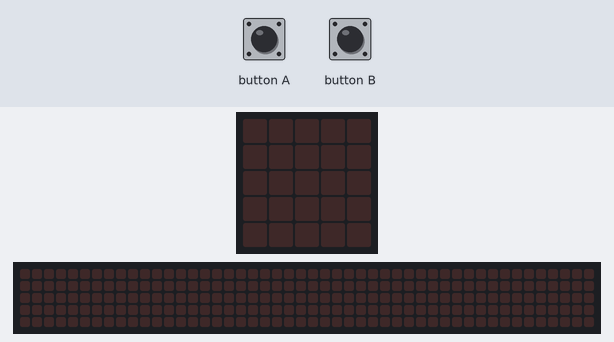
A program run on a simulated BBC micro:bit (MakeCode). Shown: the board's 5×5 LED display, a strip that is not on the board, showing the scrolling text unrolled. The test bench sets the inputs (shaded band). The 48×5 strip is a reading aid, not a part: it shows the text the display is scrolling, unrolled, one strip-width of it at a time.

Above: at 1.2 s.
1.3 s: button A pressed for 0.15 s
At 5.72 s:
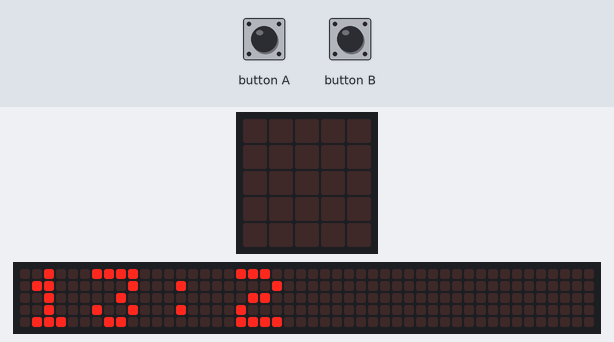
7.3 s: button A pressed for 0.15 s
At 7.82 s:
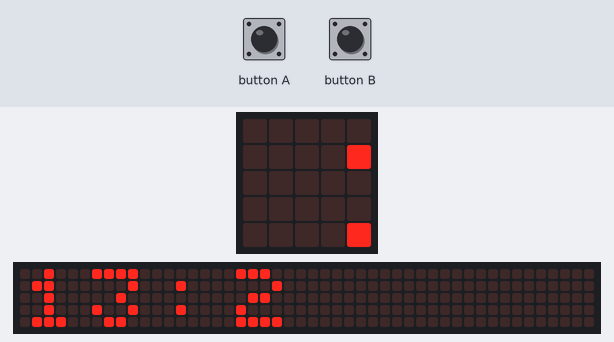
Timing chart, 0 to 10.3 s (numbered marks = the images above; inputs shaded):
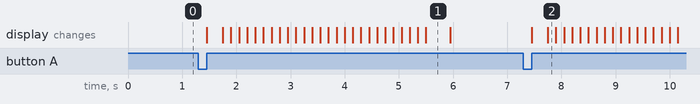

Measured:
- after the input at 1.3 s, the display: changes after 0.15 s (image 1)
- after the input at 7.3 s, the display: first changes after 0.15 s (image 2 shows a later state)
- what the display in image 1 shows lasts 0.5 s, from 5.5 s to 6.0 s

The program:

main.ts
```typescript
input.onButtonPressed(Button.A, function () {
    basic.showString("" + uur + ":" + min)
    basic.clearScreen()
})
input.onButtonPressed(Button.B, function () {

})
let min = 0
let uur = 0
uur = 13
min = 2
let sec = 10
let millisec = 0
basic.forever(function () {
    millisec += input.runningTime() + 1
    if (millisec == 1000) {
        sec += 1
        millisec = 0
    }
    if (sec == 60) {
        uur += 1
        sec = 0
    }
    if (uur == 24) {
        uur = 0
    }
})
```

test.ts
```typescript
// tests gaan hier; deze zal niet worden gecompileerd wanneer dit pakket wordt gebruikt als extensie.
```
